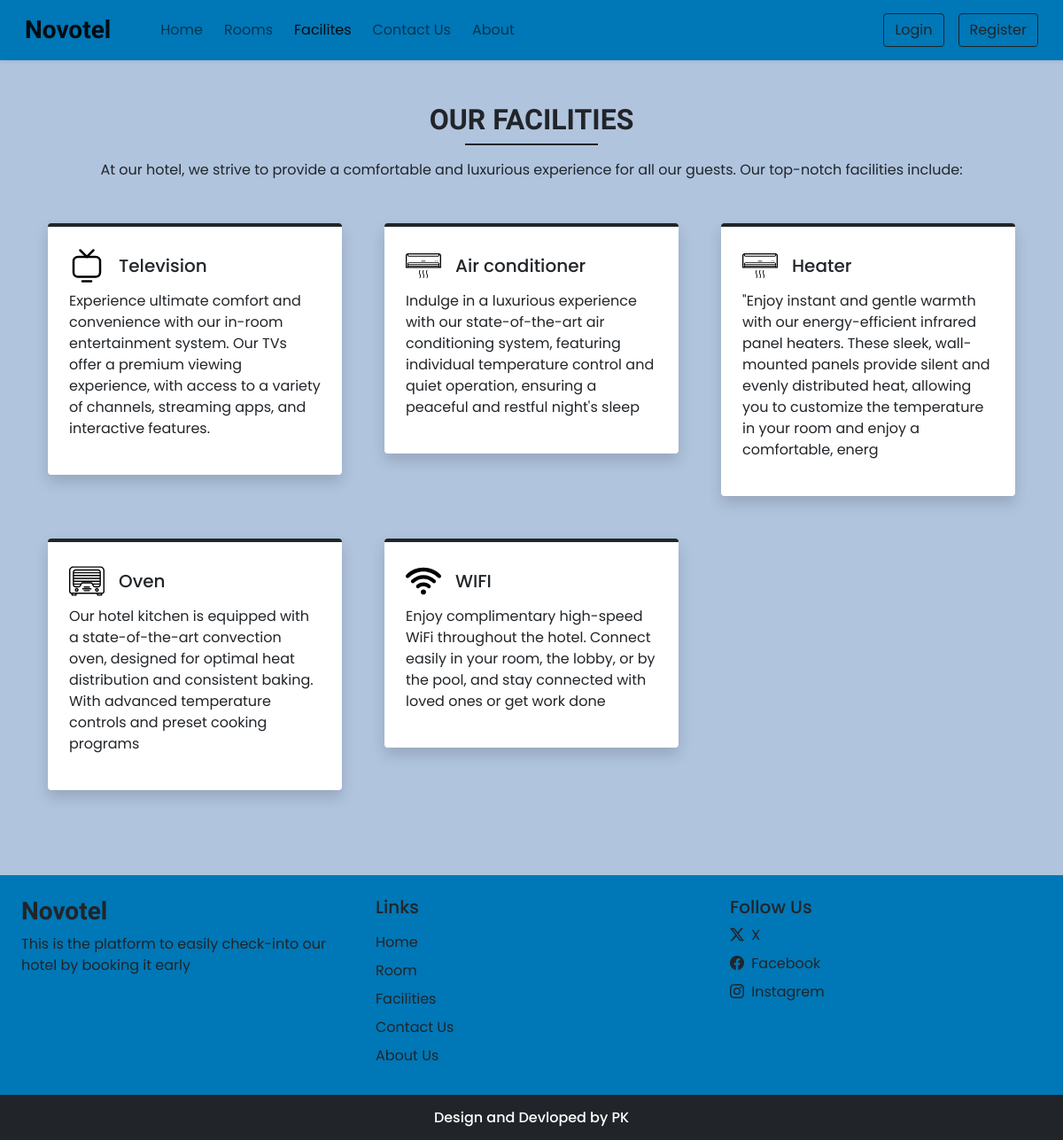
Screenshot of /facilities.php with the database file from the repository.
### tables this page shows
CREATE TABLE `admin_settings` (
  `sl_no` int(11) NOT NULL,
  `site_title` varchar(50) NOT NULL,
  `site_about` varchar(250) NOT NULL,
  `shutdown` tinyint(1) NOT NULL
);

CREATE TABLE `hotel_facilities` (
  `id` int(11) NOT NULL,
  `icon` varchar(100) NOT NULL,
  `name` varchar(50) NOT NULL,
  `description` varchar(250) NOT NULL
);

### admin/admin_components/db_config.php (called while the page is built, shortened)
<?php
function selectAll($table) {
    $con = $GLOBALS['con'];
    $res = mysqli_query($con,"SELECT * FROM $table");
    return $res;
}
function select($sql,$values,$datatypes){
    $con = $GLOBALS['con'];
    if($stmt = mysqli_prepare($con,$sql)) {
        mysqli_stmt_bind_param($stmt,$datatypes,...$values);
        if(mysqli_stmt_execute($stmt)) {
            $res = mysqli_stmt_get_result($stmt);
            return $res;
        }
        else{
            mysqli_stmt_close($stmt);
            die("Select - Query cannot be executed");
        }
    }
    else {
        die("Select - Query cannot be prepared");
    }
}
?>

### facilities.php (the view, shortened to what this page needs)
<!DOCTYPE html>
<html lang="en">
<head>
    <?php require('user_components/link.php'); ?>
</head>
<body class="bg-light">
<?php require('user_components/header.php'); ?>
<div class="my-5 px-4">
  <h2 class="fw-bold h-font text-center"> OUR FACILITIES</h2>
  <div class="h-line bg-dark"></div>
  <p class="text-center mt-3">
    At our hotel, we strive to provide a comfortable and luxurious experience for all our guests. Our top-notch facilities include:
  </p>
</div>
<div class="container">
  <div class="row">
  <?php
  $res = selectAll(('hotel_facilities'));
  $path = FACILITIES_IMG_PATH;
  while($row = mysqli_fetch_assoc($res)){
    echo<<<data
      <div class="col-lg-4 col-md-6 mb-5 px-4">
          <div class="bg-white rounded shadow p-4 border-top border-4 border-dark pop ">
            <div class="d-flex align-items-center mb-2">
            <img src="$path$row[icon]" width="40px">
            <h5 class="m-0 ms-3">$row[name]</h5>
            </div>
            <p>$row[description]</p>
          </div>
      </div>
    data;
  }
  ?>
  </div>
</div>
<?php require('user_components/footer.php'); ?>
</body>
</html>

### user_components/header.php (shortened to what this page needs)
<nav id="nav-bar" class="navbar navbar-expand-lg navbar-light bg-white px-lg-3 py-lg-2 shadow-sm sticky-top bgcolor-nav ">
  <div class="container-fluid">
    <a class="navbar-brand me-5 fw-bold fs-3 h-font" href="index.php"><?php echo $settings_r['site_title'] ?></a>
    <div class="collapse navbar-collapse" id="navbarSupportedContent">
      <ul class="navbar-nav me-auto mb-2 mb-lg-0">
        <li class="nav-item">
          <a class="nav-link me-2" href="index.php">Home</a>
        </li>
        <li class="nav-item">
          <a class="nav-link me-2" href="room.php">Rooms</a>
        </li>
        <li class="nav-item">
          <a class="nav-link me-2" href="facilities.php">Facilites</a>
        </li>
        <li class="nav-item">
          <a class="nav-link me-2" href="contact.php">Contact Us</a>
        </li>
        <li class="nav-item">
          <a class="nav-link " href="about.php">About</a>
        </li>
      </ul>
      <div class="d-flex">
        <?php
        if(isset($_SESSION['user_login']) && $_SESSION['user_login'] == true) {
          $path = USERS_IMG_PATH;
          echo <<< data
          <div class="btn-group">
            <button type="button" class="btn btn-outline-dark shadow-none dropdown-toggle" data-bs-toggle="dropdown" data-bs-display="static" aria-expanded="false">
              <img src="$path$_SESSION[U_Pic]" style="width: 25px; height: 25px;" class ="me-1 rounded-circle">
              $_SESSION[U_Name]
            </button>
            <ul class="dropdown-menu dropdown-menu-lg-end">
              <li><a class="dropdown-item" href="profile.php">Profile</a></li>
              <li><a class="dropdown-item" href="bookings.php">Bookings</a></li>
              <li><a class="dropdown-item" href="logout.php">Logout</a></li>
            </ul>
          </div>
          data;
        }
        else {
          echo <<< data
          <button type="button" class="btn btn-outline-dark shadow-none me-lg-3 me-2" data-bs-toggle="modal" data-bs-target="#loginModal">
                  Login
          </button>
          <button type="button" class="btn btn-outline-dark shadow-none " data-bs-toggle="modal" data-bs-target="#registerModal">
                  Register
          </button>
          data;
        }
        ?>
      </div>
    </div>
  </div>
</nav>

### user_components/footer.php (shortened to what this page needs)
<link rel="stylesheet" href="user_css/common.css">
<div class="container-fluid bg-white mt-5 bgcolor-nav">
    <div class="row">
        <div class="col-lg-4 p-4">
         <h3 class="h-font fw-bold fs-3 mb-2"><?php echo $settings_r['site_title'] ?></h3>
         <p>
          <?php echo $settings_r['site_about'] ?>
          </p>
        </div>
        <div class="col-lg-4 p-4">
          <h5 class=mb-3>Links </h5>
          <a href="index.php" class="d-inline-block mb-2 text-dark text-decoration-none">Home</a><br>
          <a href="room.php" class="d-inline-block mb-2 text-dark text-decoration-none">Room</a><br>
          <a href="facilities.php" class="d-inline-block mb-2 text-dark text-decoration-none">Facilities</a><br>
          <a href="contact.php" class="d-inline-block mb-2 text-dark text-decoration-none">Contact Us</a><br>
          <a href="about.php" class="d-inline-block mb-2 text-dark text-decoration-none">About Us</a>
        </div>
        <div class="col-lg-4 p-4">
           <h5>Follow Us</h5>
           <?php
            if($contact_r['cd_tw']!=''){
              echo<<<data
              <a href="$contact_r[cd_tw]" class="d-inline-block text-dark text-decoration-none mb-2"><i class="bi bi-twitter-x me-1"></i> X </a><br>
              data;
            }
           ?>
           <a href="<?php echo $contact_r['cd_fb'] ?>" class="d-inline-block text-dark text-decoration-none mb-2"><i class="bi bi-facebook me-1"></i> Facebook</a><br>
           <a href="<?php echo $contact_r['cd_insta'] ?>" class="d-inline-block text-dark text-decoration-none "><i class="bi bi-instagram me-1"></i> Instagrem</a>
        </div>
    </div>
</div>
<h6 class="text-center bg-dark text-white p-3 m-0"> Design and Devloped by PK</h6>

### user_css/common.css (style rules this page uses)
:root { --teal: #007BFF; --teal_hover:#279e8c; }
* { font-family: 'Poppins', sans-serif; }
.h-font { font-family: 'Merienda', cursive; }
.h-line { width:150px; margin:0 auto; height:1.7px; }
.bg-light { background-color: #B0C4DE !important; }
.bgcolor-nav { background-color: #0077B6 !important; }

### rows the page displays
admin_settings: site_title "Novotel", site_about "This is the platform to easily check-into our hotel by booking it early"
hotel_facilities: icon (picture), name "Television", description "Experience ultimate comfort and convenience with our in-room entertainment system. Our TVs offer a premium viewing experience, with access to a variety of channels, streaming apps, and interactive features."
hotel_facilities: icon (picture), name "Air conditioner", description "Indulge in a luxurious experience with our state-of-the-art air conditioning system, featuring individual temperature control and quiet operation, ensuring a peaceful and restful night's sleep"
hotel_facilities: icon (picture), name "Heater", description "\"Enjoy instant and gentle warmth with our energy-efficient infrared panel heaters. These sleek, wall-mounted panels provide silent and evenly distributed heat, allowing you to customize the temperature in your room and enjoy a comfortable, energ"
hotel_facilities: icon (picture), name "Oven", description "Our hotel kitchen is equipped with a state-of-the-art convection oven, designed for optimal heat distribution and consistent baking. With advanced temperature controls and preset cooking programs"
hotel_facilities: icon (picture), name "WIFI", description "Enjoy complimentary high-speed WiFi throughout the hotel. Connect easily in your room, the lobby, or by the pool, and stay connected with loved ones or get work done"
